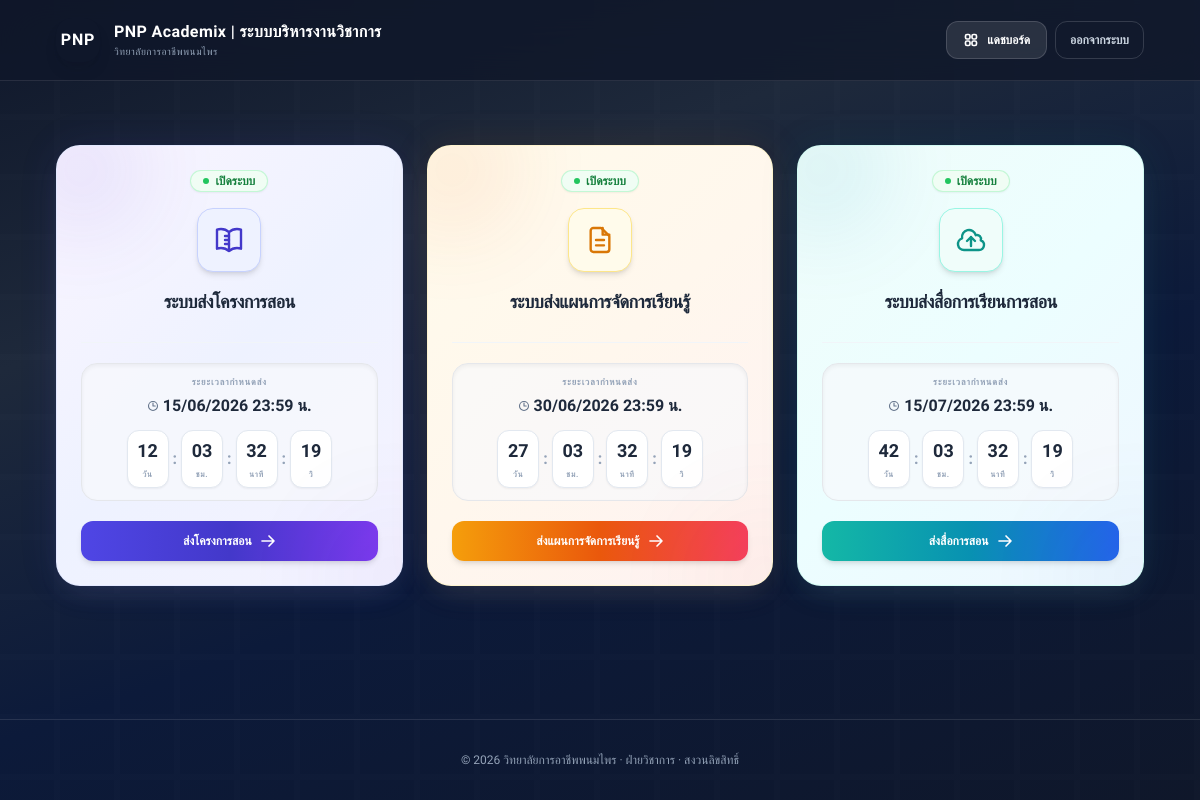
/ (signed in), run on the app's committed database.
### tables this page shows
CREATE TABLE `system_settings` (
  `id` INT UNSIGNED NOT NULL AUTO_INCREMENT,
  `system_type` ENUM('course_syllabus', 'lesson_plan', 'teaching_materials') NOT NULL,
  `semester_id` INT UNSIGNED NOT NULL,
  `deadline_date` DATETIME NOT NULL,
  `is_open` TINYINT(1) NOT NULL DEFAULT 1,
  `created_at` TIMESTAMP NOT NULL DEFAULT CURRENT_TIMESTAMP,
  `updated_at` TIMESTAMP NOT NULL DEFAULT CURRENT_TIMESTAMP ON UPDATE CURRENT_TIMESTAMP,
  PRIMARY KEY (`id`),
  UNIQUE KEY `uq_system_settings_type_semester` (`system_type`, `semester_id`),
  KEY `idx_system_settings_semester` (`semester_id`),
  CONSTRAINT `fk_system_settings_semester`
    FOREIGN KEY (`semester_id`) REFERENCES `semesters` (`id`)
    ON UPDATE CASCADE ON DELETE CASCADE
);

### index.php (the view, shortened to what the rows shown need)
<?php
require_once __DIR__ . '/config.php';
$isLoggedIn = is_logged_in();
$loginUrl = 'login.php';
$semester = $pdo->query('SELECT id, semester_name FROM semesters WHERE is_active = 1 ORDER BY id DESC LIMIT 1')->fetch();
$systemSettings = [];
if ($semester) {
    $stmt = $pdo->prepare('SELECT system_type, deadline_date, is_open FROM system_settings WHERE semester_id = :semester_id');
    $stmt->execute(['semester_id' => $semester['id']]);
    foreach ($stmt->fetchAll() as $row) {
        $systemSettings[$row['system_type']] = $row;
    }
}
$branding = get_branding_settings();
$themeColorKey = $branding['theme_color'] ?? 'dark-blue';
$themes = [
    'dark-blue' => [
        'bg_gradient' => 'linear-gradient(160deg, #0f172a 0%, #1e293b 30%, #0c1a3a 60%, #0f172a 100%)',
        'glow_css' => '
            radial-gradient(ellipse 900px 500px at 15% 0%, rgba(56, 97, 251, 0.15), transparent 65%),
            radial-gradient(ellipse 800px 450px at 85% 10%, rgba(99, 102, 241, 0.12), transparent 60%),
            radial-gradient(ellipse 600px 400px at 50% 90%, rgba(14, 165, 233, 0.08), transparent 55%)
        ',
        'btn_accent' => 'bg-indigo-600 hover:bg-indigo-500 active:bg-indigo-700 shadow-lg shadow-indigo-600/30'
    ],
    'dark-purple' => [
        'bg_gradient' => 'linear-gradient(160deg, #0f172a 0%, #1d102f 30%, #2e1049 60%, #0f172a 100%)',
        'glow_css' => '
            radial-gradient(ellipse 900px 500px at 15% 0%, rgba(168, 85, 247, 0.15), transparent 65%),
            radial-gradient(ellipse 800px 450px at 85% 10%, rgba(236, 72, 153, 0.12), transparent 60%),
            radial-gradient(ellipse 600px 400px at 50% 90%, rgba(139, 92, 246, 0.08), transparent 55%)
        ',
        'btn_accent' => 'bg-purple-600 hover:bg-purple-500 active:bg-purple-700 shadow-lg shadow-purple-600/30'
    ],
    'dark-emerald' => [
        'bg_gradient' => 'linear-gradient(160deg, #0f172a 0%, #062f25 30%, #022c22 60%, #0f172a 100%)',
        'glow_css' => '
            radial-gradient(ellipse 900px 500px at 15% 0%, rgba(16, 185, 129, 0.15), transparent 65%),
            radial-gradient(ellipse 800px 450px at 85% 10%, rgba(20, 184, 166, 0.12), transparent 60%),
            radial-gradient(ellipse 600px 400px at 50% 90%, rgba(52, 211, 153, 0.08), transparent 55%)
        ',
        'btn_accent' => 'bg-emerald-600 hover:bg-emerald-500 active:bg-emerald-700 shadow-lg shadow-emerald-600/30'
    ],
    'dark-slate' => [
        'bg_gradient' => 'linear-gradient(160deg, #0f172a 0%, #1e293b 30%, #334155 60%, #0f172a 100%)',
        'glow_css' => '
            radial-gradient(ellipse 900px 500px at 15% 0%, rgba(148, 163, 184, 0.15), transparent 65%),
            radial-gradient(ellipse 800px 450px at 85% 10%, rgba(100, 116, 139, 0.12), transparent 60%),
            radial-gradient(ellipse 600px 400px at 50% 90%, rgba(71, 85, 105, 0.08), transparent 55%)
        ',
        'btn_accent' => 'bg-slate-700 hover:bg-slate-650 active:bg-slate-800 shadow-lg shadow-slate-700/30'
    ]
];
$activeTheme = $themes[$themeColorKey] ?? $themes['dark-blue'];
?>
<!doctype html>
<html lang="th">
<head>
    <script src="https://cdn.tailwindcss.com"></script>
</head>
<body class="text-white font-thai min-h-screen flex flex-col dark-glow relative overflow-x-hidden" style="background: <?= $activeTheme['bg_gradient']; ?>;">
<main class="flex-1 max-w-6xl w-full mx-auto px-4 sm:px-6 lg:px-8 py-10 sm:py-16">
    <div class="grid gap-6 md:grid-cols-3">
        <?php foreach ($cards as $type => $info): ?>
            <?php
            $setting = $systemSettings[$type] ?? null;
            $isOpen = $setting ? (int) $setting['is_open'] === 1 : false;
            $deadline = $setting && $setting['deadline_date'] ? date('d/m/Y H:i', strtotime($setting['deadline_date'])) : '-';
            $btnLabel = 'เข้าสู่ระบบ';
            $btnUrl = $loginUrl;
            if ($isLoggedIn) {
                $userRole = current_user_role();
                if ($userRole === 'teacher') {
                    $btnUrl = 'teacher/submit.php?system_type=' . $type;
                    if ($type === 'course_syllabus') {
                        $btnLabel = 'ส่งโครงการสอน';
                    } elseif ($type === 'lesson_plan') {
                        $btnLabel = 'ส่งแผนการจัดการเรียนรู้';
                    } elseif ($type === 'teaching_materials') {
                        $btnLabel = 'ส่งสื่อการสอน';
                    }
                }
            }
            ?>
            <div class="group <?= $info['card_class']; ?> border rounded-[24px] p-6 flex flex-col justify-between hover:shadow-xl hover:shadow-slate-300/60 transition-all duration-300 hover:-translate-y-2 relative overflow-hidden text-center"
                 style="box-shadow: 0 12px 28px -10px rgba(148, 163, 184, 0.16), 0 0 40px 0 <?= $info['shadow_glow']; ?>;">
                <div class="absolute -top-10 -left-10 w-32 h-32 bg-gradient-to-br <?= $info['color_theme']; ?> rounded-full blur-[45px] opacity-[0.10] group-hover:opacity-[0.15] group-hover:scale-125 transition-all duration-500"></div>
                <div class="absolute -bottom-16 -right-16 w-36 h-36 bg-gradient-to-tl <?= $info['color_theme']; ?> rounded-full blur-[55px] opacity-[0.05] group-hover:opacity-[0.08] transition-all duration-500"></div>
                <div class="flex flex-col items-center">
                    <div class="w-full flex justify-center mb-4 relative z-10">
                        <?php if ($isOpen): ?>
                            <span class="inline-flex items-center gap-1.5 px-3 py-1 rounded-full text-xs font-bold bg-green-50 text-green-700 border border-green-200/85 shadow-sm leading-none">
                                <span class="w-1.5 h-1.5 rounded-full bg-green-500 pulse-dot"></span>
                                <span>เปิดระบบ</span>
                            </span>
                        <?php endif; ?>
                    </div>
                    <div class="w-16 h-16 rounded-2xl <?= $info['color_bg']; ?> border flex items-center justify-center shadow-md group-hover:scale-110 group-hover:shadow-lg transition-all duration-300 mb-4 relative z-10">
                        <?= $info['icon']; ?>
                    </div>
                    <h2 class="text-sm sm:text-base md:text-lg font-black text-slate-800 tracking-tight group-hover:text-indigo-600 transition-colors relative z-10 mb-1.5 whitespace-nowrap">
                        <?= $info['title']; ?>
                    </h2>
                </div>
                <div class="mt-5 border-t border-slate-100 pt-5">
                    <?php if ($isOpen): ?>
                        <div class="bg-slate-50/70 rounded-2xl p-3 border border-slate-150 mb-5 shadow-inner text-center">
                            <span class="text-[9px] font-extrabold text-slate-400 uppercase tracking-widest block mb-1 font-thai">ระยะเวลากำหนดส่ง</span>
                            <span class="text-xs sm:text-sm font-black text-slate-800 flex items-center justify-center gap-1">
                                <svg class="w-3 h-3 shrink-0 text-slate-500" fill="none" stroke="currentColor" stroke-width="2.2" viewBox="0 0 24 24"><path stroke-linecap="round" stroke-linejoin="round" d="M12 6v6h4.5m4.5 0a9 9 0 11-18 0 9 9 0 0118 0z"/></svg>
                                <span class="text-sm sm:text-base font-black"><?= $deadline; ?> น.</span>
                            </span>
                            <?php if ($setting && $setting['deadline_date']): ?>
                                <div class="mt-3 flex items-center justify-center gap-1" id="countdown-<?= $type; ?>" data-deadline="<?= date('c', strtotime($setting['deadline_date'])); ?>">
                                    <div class="flex flex-col items-center min-w-[42px] bg-white border border-slate-200 rounded-xl p-1.5 shadow-sm">
                                        <span class="text-base sm:text-lg font-extrabold text-slate-800 leading-none day-val">00</span>
                                        <span class="text-[8px] font-bold text-slate-400 uppercase tracking-widest mt-1 font-thai">วัน</span>
                                    </div>
                                    <span class="text-slate-400 font-extrabold leading-none text-base">:</span>
                                    <div class="flex flex-col items-center min-w-[42px] bg-white border border-slate-200 rounded-xl p-1.5 shadow-sm">
                                        <span class="text-base sm:text-lg font-extrabold text-slate-800 leading-none hour-val">00</span>
                                        <span class="text-[8px] font-bold text-slate-400 uppercase tracking-widest mt-1 font-thai">ชม.</span>
                                    </div>
                                    <span class="text-slate-400 font-extrabold leading-none text-base">:</span>
                                    <div class="flex flex-col items-center min-w-[42px] bg-white border border-slate-200 rounded-xl p-1.5 shadow-sm">
                                        <span class="text-base sm:text-lg font-extrabold text-slate-800 leading-none min-val">00</span>
                                        <span class="text-[8px] font-bold text-slate-400 uppercase tracking-widest mt-1 font-thai">นาที</span>
                                    </div>
                                    <span class="text-slate-400 font-extrabold leading-none text-base">:</span>
                                    <div class="flex flex-col items-center min-w-[42px] bg-white border border-slate-200 rounded-xl p-1.5 shadow-sm">
                                        <span class="text-base sm:text-lg font-extrabold text-slate-800 leading-none sec-val">00</span>
                                        <span class="text-[8px] font-bold text-slate-400 uppercase tracking-widest mt-1 font-thai">วิ</span>
                                    </div>
                                </div>
                            <?php endif; ?>
                        </div>
                    <?php endif; ?>
                    <a href="<?= $btnUrl; ?>"
                       class="w-full inline-flex items-center justify-center gap-2 py-3 bg-gradient-to-r <?= $info['color_theme']; ?> text-white text-xs font-black rounded-xl hover:shadow-lg active:scale-[0.97] transition-all duration-150 shadow-md">
                        <span><?= $btnLabel; ?></span>
                        <svg class="w-4 h-4 group-hover:translate-x-1 transition-transform duration-200" fill="none" stroke="currentColor" stroke-width="2.5" viewBox="0 0 24 24"><path stroke-linecap="round" stroke-linejoin="round" d="M13.5 4.5L21 12m0 0l-7.5 7.5M21 12H3"/></svg>
                    </a>
                </div>
            </div>
        <?php endforeach; ?>
    </div>
</main>
</body>
</html>

### data on the page
system_settings: is_open 1 (drawn), deadline_date "15/06/2026 23:59"
system_settings: is_open 1 (drawn), deadline_date "30/06/2026 23:59"
system_settings: is_open 1 (drawn), deadline_date "15/07/2026 23:59"

### other printed values
$branding['logo_text'] "PNP"
$branding['system_name'] "PNP Academix | ระบบบริหารงานวิชาการ"
$branding['college_name'] "วิทยาลัยการอาชีพพนมไพร"
$info['title'] "ระบบส่งโครงการสอน"
$btnLabel "ส่งโครงการสอน"
$info['title'] "ระบบส่งแผนการจัดการเรียนรู้"
$btnLabel "ส่งแผนการจัดการเรียนรู้"
$info['title'] "ระบบส่งสื่อการเรียนการสอน"
$btnLabel "ส่งสื่อการสอน"
